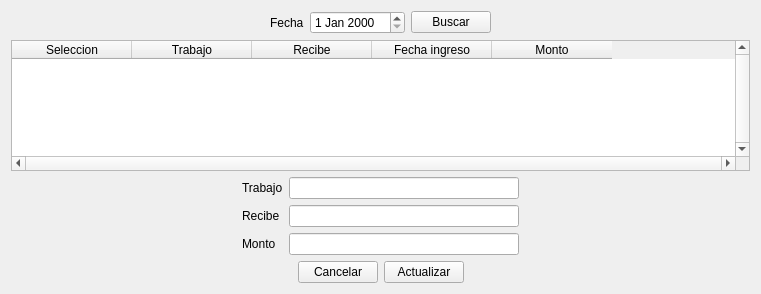
<?xml version="1.0" encoding="UTF-8"?>
<ui version="4.0">
 <class>Form</class>
 <widget class="QWidget" name="Form">
  <property name="geometry">
   <rect>
    <x>0</x>
    <y>0</y>
    <width>761</width>
    <height>294</height>
   </rect>
  </property>
  <property name="windowTitle">
   <string>Form</string>
  </property>
  <layout class="QGridLayout" name="gridLayout_2">
   <item row="1" column="0">
    <layout class="QGridLayout" name="gridLayout_6">
     <item row="0" column="0">
      <widget class="QTableWidget" name="tableWidget">
       <property name="verticalScrollBarPolicy">
        <enum>Qt::ScrollBarAlwaysOn</enum>
       </property>
       <property name="horizontalScrollBarPolicy">
        <enum>Qt::ScrollBarAlwaysOn</enum>
       </property>
       <property name="sortingEnabled">
        <bool>true</bool>
       </property>
       <attribute name="horizontalHeaderDefaultSectionSize">
        <number>120</number>
       </attribute>
       <column>
        <property name="text">
         <string>Seleccion</string>
        </property>
       </column>
       <column>
        <property name="text">
         <string>Trabajo</string>
        </property>
       </column>
       <column>
        <property name="text">
         <string>Recibe</string>
        </property>
       </column>
       <column>
        <property name="text">
         <string>Fecha ingreso</string>
        </property>
       </column>
       <column>
        <property name="text">
         <string>Monto</string>
        </property>
       </column>
      </widget>
     </item>
    </layout>
   </item>
   <item row="0" column="0">
    <layout class="QGridLayout" name="gridLayout">
     <item row="0" column="2">
      <widget class="QDateEdit" name="dateEdit"/>
     </item>
     <item row="0" column="1">
      <widget class="QLabel" name="label">
       <property name="text">
        <string>Fecha</string>
       </property>
      </widget>
     </item>
     <item row="1" column="1">
      <layout class="QHBoxLayout" name="horizontalLayout"/>
     </item>
     <item row="0" column="0">
      <spacer name="horizontalSpacer">
       <property name="orientation">
        <enum>Qt::Horizontal</enum>
       </property>
       <property name="sizeHint" stdset="0">
        <size>
         <width>40</width>
         <height>20</height>
        </size>
       </property>
      </spacer>
     </item>
     <item row="0" column="4">
      <spacer name="horizontalSpacer_2">
       <property name="orientation">
        <enum>Qt::Horizontal</enum>
       </property>
       <property name="sizeHint" stdset="0">
        <size>
         <width>40</width>
         <height>20</height>
        </size>
       </property>
      </spacer>
     </item>
     <item row="0" column="3">
      <widget class="QPushButton" name="pushButton">
       <property name="text">
        <string>Buscar</string>
       </property>
      </widget>
     </item>
    </layout>
   </item>
   <item row="3" column="0">
    <layout class="QGridLayout" name="gridLayout_4">
     <item row="0" column="2">
      <widget class="QPushButton" name="pushButton_3">
       <property name="text">
        <string>Actualizar</string>
       </property>
      </widget>
     </item>
     <item row="0" column="1">
      <widget class="QPushButton" name="pushButton_2">
       <property name="text">
        <string>Cancelar</string>
       </property>
      </widget>
     </item>
     <item row="0" column="0">
      <spacer name="horizontalSpacer_3">
       <property name="orientation">
        <enum>Qt::Horizontal</enum>
       </property>
       <property name="sizeHint" stdset="0">
        <size>
         <width>40</width>
         <height>20</height>
        </size>
       </property>
      </spacer>
     </item>
     <item row="0" column="3">
      <spacer name="horizontalSpacer_4">
       <property name="orientation">
        <enum>Qt::Horizontal</enum>
       </property>
       <property name="sizeHint" stdset="0">
        <size>
         <width>40</width>
         <height>20</height>
        </size>
       </property>
      </spacer>
     </item>
    </layout>
   </item>
   <item row="2" column="0">
    <layout class="QGridLayout" name="gridLayout_3">
     <item row="1" column="1">
      <widget class="QLabel" name="label_2">
       <property name="text">
        <string>Trabajo</string>
       </property>
      </widget>
     </item>
     <item row="3" column="1">
      <widget class="QLabel" name="label_4">
       <property name="text">
        <string>Monto</string>
       </property>
      </widget>
     </item>
     <item row="2" column="3">
      <widget class="QLineEdit" name="lineEdit_2"/>
     </item>
     <item row="2" column="1">
      <widget class="QLabel" name="label_3">
       <property name="text">
        <string>Recibe</string>
       </property>
      </widget>
     </item>
     <item row="3" column="3">
      <widget class="QLineEdit" name="lineEdit_3"/>
     </item>
     <item row="1" column="0">
      <spacer name="horizontalSpacer_5">
       <property name="orientation">
        <enum>Qt::Horizontal</enum>
       </property>
       <property name="sizeHint" stdset="0">
        <size>
         <width>40</width>
         <height>20</height>
        </size>
       </property>
      </spacer>
     </item>
     <item row="1" column="3">
      <widget class="QLineEdit" name="lineEdit"/>
     </item>
     <item row="1" column="4">
      <spacer name="horizontalSpacer_6">
       <property name="orientation">
        <enum>Qt::Horizontal</enum>
       </property>
       <property name="sizeHint" stdset="0">
        <size>
         <width>40</width>
         <height>20</height>
        </size>
       </property>
      </spacer>
     </item>
    </layout>
   </item>
  </layout>
 </widget>
 <resources/>
 <connections/>
</ui>
